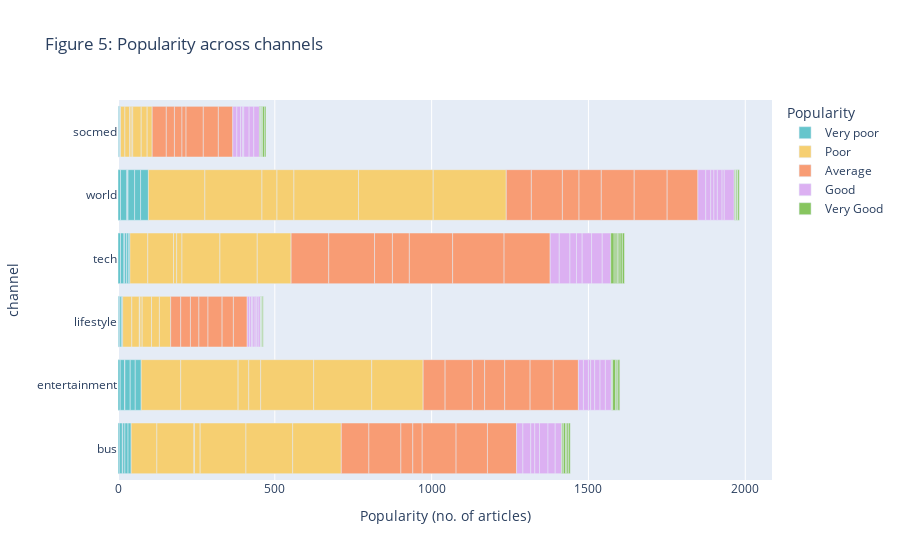

This figure's notebook cell:
### Code cell
fig2 = px.bar(data, x = "shares", y = "channel", color = "Popularity", orientation = "h",
             labels = {
                 "shares": "Popularity (no. of articles)",
                 "weekday": "Channel"
             },
             title = "Figure 5: Popularity across channels",
             color_discrete_sequence=px.colors.qualitative.Pastel,
             category_orders = {
                 "Popularity": ["Very poor", "Poor", "Average", "Good", "Very Good"]
             })

fig2.show()

### Figure 1 — Plotly figure (JSON) as saved in the notebook; plotly's stock layout.template omitted (floating-point values rounded to 4 significant figures)
{"data": [{"alignmentgroup": "True", "hovertemplate": "Popularity=Very poor<br>Popularity (no. of articles)=%{x}<br>channel=%{y}<extra></extra>", "legendgroup": "Very poor", "marker": {"color": "rgb(102, 197, 204)"}, "name": "Very poor", "offsetgroup": "Very poor", "orientation": "h", "showlegend": true, "textposition": "auto", "type": "bar", "x": [4, 7, 3, 8, 8, 10, 14, 3, 3, 11, 20, 1, 1, 2, 3, 1, 7, 17, 6, 1, 6, 21, 10, 16, 2, 6, 19, 10, 19, 3, 2, 5, 25], "xaxis": "x", "y": ["bus", "entertainment", "lifestyle", "tech", "world", "bus", "entertainment", "lifestyle", "socmed", "tech", "world", "bus", "entertainment", "tech", "world", "world", "bus", "entertainment", "lifestyle", "socmed", "tech", "world", "bus", "entertainment", "socmed", "tech", "world", "bus", "entertainment", "lifestyle", "socmed", "tech", "world"], "yaxis": "y"}, {"alignmentgroup": "True", "hovertemplate": "Popularity=Poor<br>Popularity (no. of articles)=%{x}<br>channel=%{y}<extra></extra>", "legendgroup": "Poor", "marker": {"color": "rgb(246, 207, 113)"}, "name": "Poor", "offsetgroup": "Poor", "orientation": "h", "showlegend": true, "textposition": "auto", "type": "bar", "x": [82, 126, 29, 14, 57, 180, 118, 183, 24, 15, 82, 182, 2, 34, 2, 5, 10, 48, 18, 38, 7, 5, 17, 54, 146, 169, 30, 27, 121, 206, 149, 185, 25, 19, 119, 238, 155, 164, 36, 16, 108, 233], "xaxis": "x", "y": ["bus", "entertainment", "lifestyle", "socmed", "tech", "world", "bus", "entertainment", "lifestyle", "socmed", "tech", "world", "bus", "entertainment", "lifestyle", "socmed", "tech", "world", "bus", "entertainment", "lifestyle", "socmed", "tech", "world", "bus", "entertainment", "lifestyle", "socmed", "tech", "world", "bus", "entertainment", "lifestyle", "socmed", "tech", "world", "bus", "entertainment", "lifestyle", "socmed", "tech", "world"], "yaxis": "y"}, {"alignmentgroup": "True", "hovertemplate": "Popularity=Average<br>Popularity (no. of articles)=%{x}<br>channel=%{y}<extra></extra>", "legendgroup": "Average", "marker": {"color": "rgb(248, 156, 116)"}, "name": "Average", "offsetgroup": "Average", "orientation": "h", "showlegend": true, "textposition": "auto", "type": "bar", "x": [88, 70, 32, 45, 120, 80, 102, 87, 31, 26, 146, 99, 38, 39, 27, 24, 57, 53, 30, 64, 29, 13, 54, 71, 108, 81, 45, 55, 138, 105, 100, 74, 36, 48, 164, 105, 93, 80, 44, 46, 147, 98], "xaxis": "x", "y": ["bus", "entertainment", "lifestyle", "socmed", "tech", "world", "bus", "entertainment", "lifestyle", "socmed", "tech", "world", "bus", "entertainment", "lifestyle", "socmed", "tech", "world", "bus", "entertainment", "lifestyle", "socmed", "tech", "world", "bus", "entertainment", "lifestyle", "socmed", "tech", "world", "bus", "entertainment", "lifestyle", "socmed", "tech", "world", "bus", "entertainment", "lifestyle", "socmed", "tech", "world"], "yaxis": "y"}, {"alignmentgroup": "True", "hovertemplate": "Popularity=Good<br>Popularity (no. of articles)=%{x}<br>channel=%{y}<extra></extra>", "legendgroup": "Good", "marker": {"color": "rgb(220, 176, 242)"}, "name": "Good", "offsetgroup": "Good", "orientation": "h", "showlegend": true, "textposition": "auto", "type": "bar", "x": [20, 16, 8, 13, 29, 25, 25, 16, 6, 12, 34, 16, 13, 7, 4, 7, 21, 10, 15, 13, 7, 3, 18, 11, 27, 17, 4, 17, 30, 15, 23, 17, 6, 15, 34, 7, 20, 19, 7, 18, 27, 32], "xaxis": "x", "y": ["bus", "entertainment", "lifestyle", "socmed", "tech", "world", "bus", "entertainment", "lifestyle", "socmed", "tech", "world", "bus", "entertainment", "lifestyle", "socmed", "tech", "world", "bus", "entertainment", "lifestyle", "socmed", "tech", "world", "bus", "entertainment", "lifestyle", "socmed", "tech", "world", "bus", "entertainment", "lifestyle", "socmed", "tech", "world", "bus", "entertainment", "lifestyle", "socmed", "tech", "world"], "yaxis": "y"}, {"alignmentgroup": "True", "hovertemplate": "Popularity=Very Good<br>Popularity (no. of articles)=%{x}<br>channel=%{y}<extra></extra>", "legendgroup": "Very Good", "marker": {"color": "rgb(135, 197, 95)"}, "name": "Very Good", "offsetgroup": "Very Good", "orientation": "h", "showlegend": true, "textposition": "auto", "type": "bar", "x": [2, 2, 1, 11, 3, 4, 1, 1, 3, 6, 2, 1, 2, 4, 1, 7, 10, 1, 2, 3, 4, 4, 2, 3, 6, 4, 5, 3, 1, 7, 7, 1, 6, 6, 3, 4, 7, 5], "xaxis": "x", "y": ["bus", "entertainment", "lifestyle", "tech", "world", "bus", "entertainment", "lifestyle", "socmed", "tech", "world", "entertainment", "socmed", "tech", "world", "bus", "entertainment", "lifestyle", "socmed", "tech", "bus", "entertainment", "lifestyle", "socmed", "tech", "world", "bus", "entertainment", "lifestyle", "socmed", "tech", "world", "bus", "entertainment", "lifestyle", "socmed", "tech", "world"], "yaxis": "y"}], "layout": {"barmode": "relative", "legend": {"title": {"text": "Popularity"}, "tracegroupgap": 0}, "title": {"text": "Figure 5: Popularity across channels"}, "xaxis": {"anchor": "y", "domain": [0, 1], "title": {"text": "Popularity (no. of articles)"}}, "yaxis": {"anchor": "x", "domain": [0, 1], "title": {"text": "channel"}}}}
